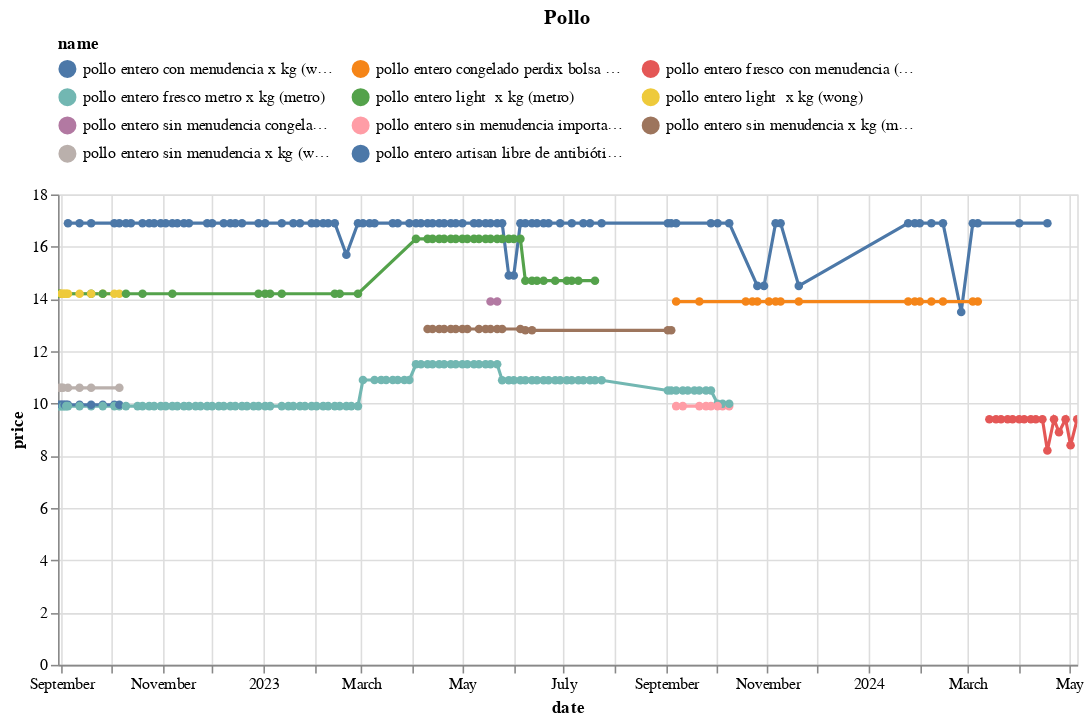

The notebook cell saved with this chart:
### Code cell
(df
 .loc[df.name.isin(names)]
 .pipe(alt.Chart)
 .mark_line(point=True)
 .encode(x='date', y='price', color='name', tooltip=['name','price'])
 .properties(width=650, title='Pollo')
 .interactive()
 .configure_legend(orient='top', columns=3)
)

### Figure 1 — Vega-Lite specification as saved in the notebook (floating-point values rounded to 4 significant figures; data arrays with more than 128 entries replaced by an {"elided": "..."} marker saying what was removed)
{"config": {"view": {"continuousWidth": 300, "continuousHeight": 300}, "legend": {"columns": 3, "orient": "top"}}, "data": {"name": "data-2ca170a77ad6d586d1523cd1c1150c94"}, "mark": {"type": "line", "point": true}, "encoding": {"color": {"field": "name", "type": "nominal"}, "tooltip": [{"field": "name", "type": "nominal"}, {"field": "price", "type": "quantitative"}], "x": {"field": "date", "type": "temporal"}, "y": {"field": "price", "type": "quantitative"}}, "params": [{"name": "param_13", "select": {"type": "interval", "encodings": ["x", "y"]}, "bind": "scales"}], "title": "Pollo", "width": 650, "$schema": "https://vega.github.io/schema/vega-lite/v5.17.0.json", "datasets": {"data-2ca170a77ad6d586d1523cd1c1150c94": {"elided": "323 records"}}}
